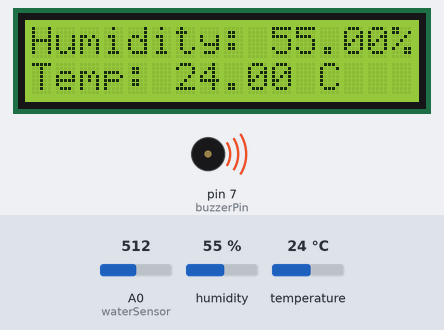
This sketch was run on a simulated Arduino Uno, built with avr-gcc and run on an emulated ATmega328P. Parts: 16×2 character LCD, buzzer (waves = sounding, pin HIGH). The test bench sets the inputs (shaded band); at power-on: A0 (waterSensor) = 512, humidity 55 %, temperature 24 °C. What the sketch prints to the serial monitor is not drawn.

Above: at 1.2 s.
1.3 s: A0 (waterSensor) set to 54
2.8 s: A0 (waterSensor) set to 46
At 3.9 s:
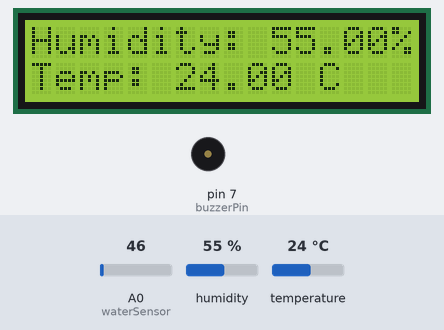
4.4 s: humidity set to 22 %
At 5.4 s:
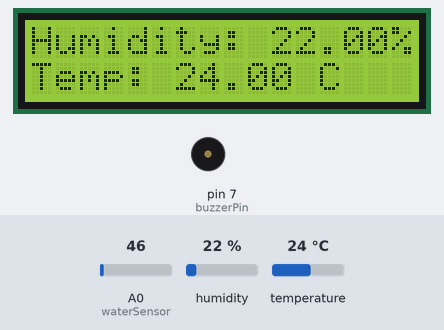
6.4 s: temperature set to 12 °C
At 7.7 s:
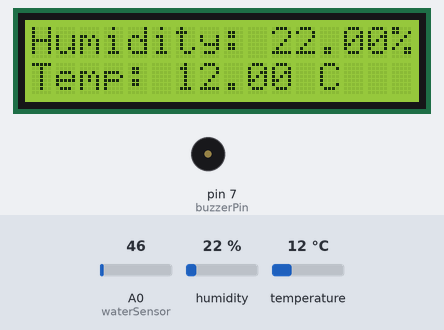
8.7 s: humidity set to 40 %
At 10.0 s:
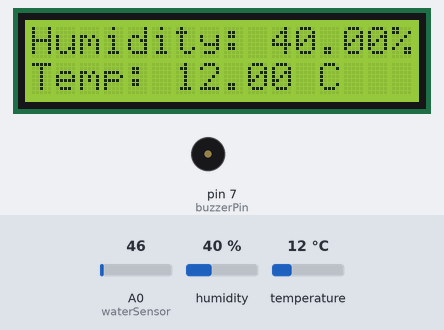
11.0 s: temperature set to 19 °C
At 12.4 s:
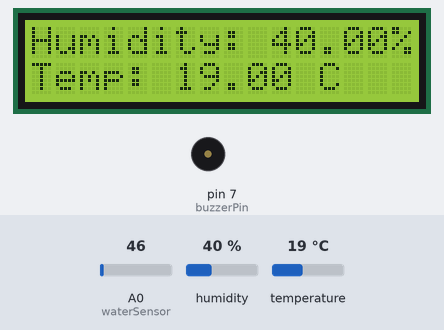
Timing chart, 0 to 14.0 s (numbered marks = the images above; inputs shaded):
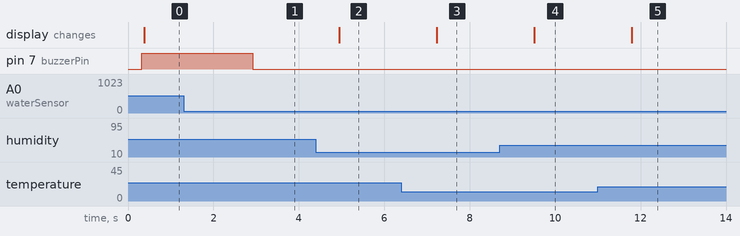

Measured:
- the behaviour switches between 51 and 50 on A0 (waterSensor) (found by bisection; images 0 and 1)
- after the input at 1.3 s, every drawn part: stays the same
- after the input at 2.8 s, pin 7 (buzzerPin): HIGH → LOW after 0.11 s
- after the input at 4.4 s, the display: changes after 0.55 s (image 2)
- after the input at 6.4 s, the display: changes after 0.83 s (image 3)
- after the input at 8.7 s, the display: changes after 0.81 s (image 4)
- after the input at 11.0 s, the display: changes after 0.80 s (image 5)

The sketch:

Weather_station.ino
```cpp
#include <LiquidCrystal_I2C.h>
#include "DHT.h"
#define DHTPIN 2
#define DHTTYPE DHT11

DHT dht(DHTPIN, DHTTYPE);

LiquidCrystal_I2C lcd(0x27, 16, 2); // I2C address 0x27, 16 column and 2 rows


int buzzerPin = 7;
int waterSensor = A0;


void setup()
{
  lcd.init(); // initialize the lcd
  lcd.backlight();
  pinMode(buzzerPin, OUTPUT);
  pinMode(waterSensor, INPUT);

  Serial.begin(9600);

  dht.begin();

    lcd.clear();                 // clear display
  lcd.setCursor(5, 0);         // move cursor to   (0, 0)
  lcd.print("Welcome");        // print message at (0, 0)
  lcd.setCursor(2, 1);         // move cursor to   (2, 1)

}

void loop()
{

  int waterValue = analogRead(waterSensor);
  Serial.print("waterVal: ");
  Serial.println(waterValue);
  delay(250);

if(analogRead(waterSensor) > 50) {
 digitalWrite(buzzerPin, HIGH);
}
else {
  digitalWrite(buzzerPin, LOW);
}

   // read humidity
  float humi  = dht.readHumidity();
  // read temperature as Celsius
  float tempC = dht.readTemperature();
  // read temperature as Fahrenheit
  float tempF = dht.readTemperature(true);

  // check if any reads failed
  if (isnan(humi) || isnan(tempC) || isnan(tempF)) {
    lcd.clear();                 // clear display
  lcd.setCursor(0, 0);
    Serial.println("Failed to read from DHT sensor!");
    lcd.print("Failed to read from DHT sensor!");
  } else {
    lcd.clear();                 // clear display
  lcd.setCursor(0, 0);
    lcd.print("Humidity: ");
    lcd.print(humi);
    lcd.print("%");

    //lcd.print("  |  ");
    lcd.setCursor(0, 1);
    lcd.print("Temp: ");
    lcd.print(tempC);
    lcd.print(" C");
//    lcd.print(tempF);
//    lcd.println("°F");
  }

}
```
